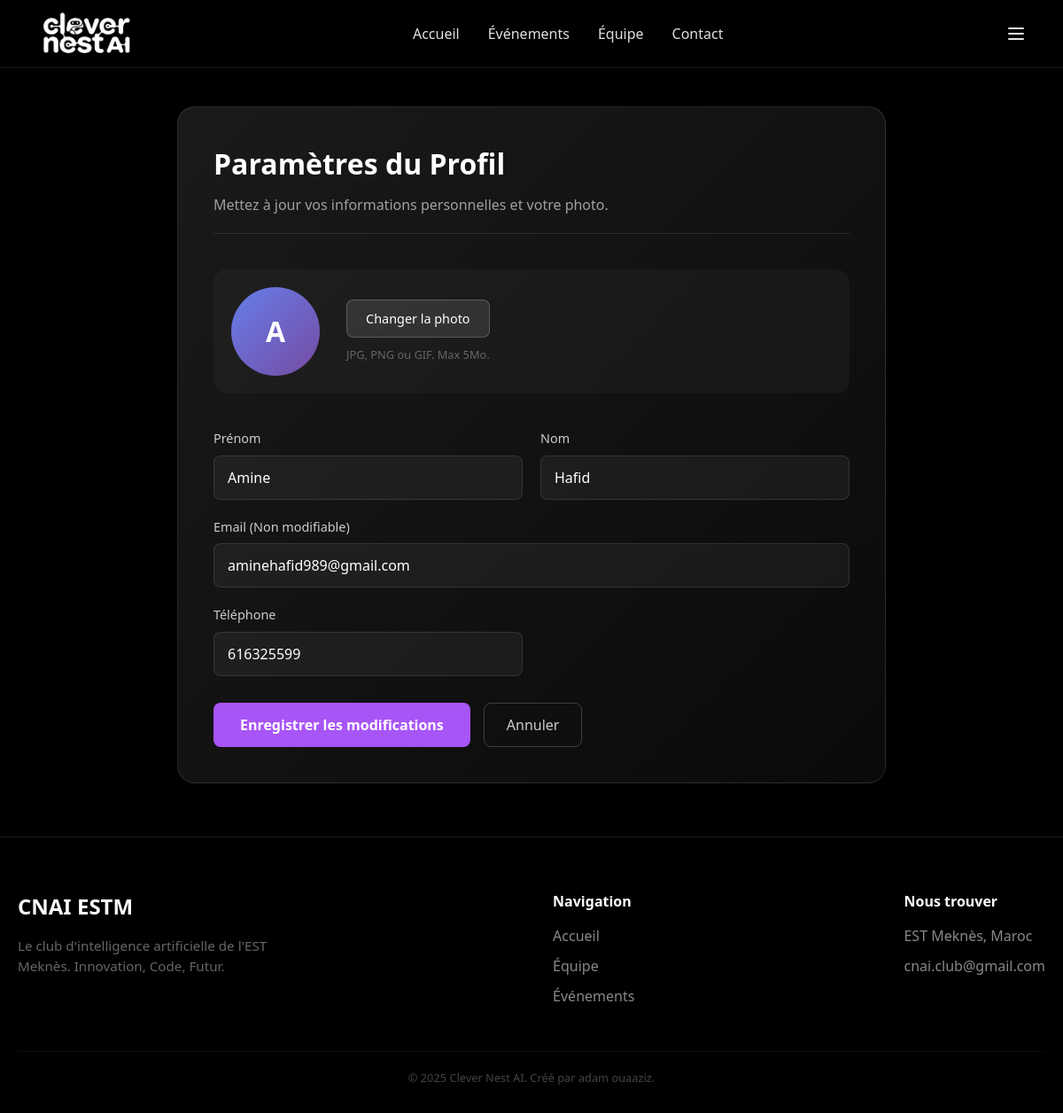
The page /settings/ (signed in) on the database its author committed.
### membres/models.py (models this page shows, shortened)
class Membres(models.Model):
    nom = models.CharField(max_length=100)
    prenom = models.CharField(max_length=100)
    email = models.EmailField(unique=True)
    code_MASSAR = models.CharField(max_length=20, unique=True)
    telephone = models.CharField(max_length=15, blank=True, null=True)
    filliere = models.CharField(max_length=100)
    login = models.CharField(max_length=50, unique=True)
    mot_de_passe = models.CharField(max_length=128)
    points = models.IntegerField(default=0)
    rang = models.CharField(max_length=50, blank=True, null=True)
    photo = models.ImageField(upload_to='photos/', blank=True, null=True)
    date_inscription = models.DateTimeField(auto_now_add=True)
    uuid_code = models.UUIDField(default=uuid.uuid4, unique=True, editable=False)
    class Meta:
        ordering = ['nom']
        verbose_name = "Membre"
        verbose_name_plural = "Membres"

### membres/views.py (the view)
# urls.py: path('settings/', views.settings, name='settings'),
def settings(request):
    if not require_login(request): return redirect('login')
    if request.user.is_authenticated:
        return render(request, 'membres/settings.html', {'is_admin': True})
    membre = Membres.objects.get(id=request.session['membre_id'])
    if request.method == 'POST':
        form = MembreSettingsForm(request.POST, request.FILES, instance=membre)
        if form.is_valid():
            nouveau_mdp = form.cleaned_data.get('nouveau_mot_de_passe')
            if nouveau_mdp: membre.mot_de_passe = nouveau_mdp
            form.save()
            messages.success(request, "✅ Informations mises à jour !")
            return redirect('settings')
        else:
            messages.error(request, "❌ Erreur mise à jour.")
    else:
        form = MembreSettingsForm(instance=membre)
    return render(request, 'membres/settings.html', {
        'form': form, 'membre': membre, 'is_member': get_is_member(request)
    })

### membres/forms.py (shortened to what this page needs)
class MembreSettingsForm(forms.ModelForm):
    nouveau_mot_de_passe = forms.CharField(
        required=False,
        widget=forms.PasswordInput(attrs={'placeholder': 'Laisser vide pour ne pas changer'}),
        label="Nouveau mot de passe"
    )
    class Meta:
        model = Membres
        fields = ['prenom', 'nom', 'email', 'telephone', 'photo']
        widgets = {
            'prenom': forms.TextInput(attrs={'placeholder': 'Votre prénom'}),
            'nom': forms.TextInput(attrs={'placeholder': 'Votre nom'}),
            'email': forms.EmailInput(attrs={'readonly': 'readonly'}), # Souvent on empêche de changer l'email
            'telephone': forms.TextInput(attrs={'placeholder': '06XXXXXXXX'}),
        }

### membres/views.py (called while the page is built)
def get_is_member(request):
    return request.user.is_authenticated or 'membre_id' in request.session

def require_login(request):
    if request.user.is_authenticated or 'membre_id' in request.session:
        return True
    return False

### membres/templates/membres/settings.html (shortened to what this page needs)
{% extends 'membres/base.html' %}
{% load static %}
{% block content %}
<div class="settings-container">
    <div class="settings-box animate-fade-up">
        <div class="settings-header">
            <h2>Paramètres du Profil</h2>
            <p>Mettez à jour vos informations personnelles et votre photo.</p>
        </div>
        <form method="POST" enctype="multipart/form-data">
            <div class="photo-upload-section">
                <div class="current-photo">
                    {% if membre.photo %}
                        <img src="{{ membre.photo.url }}" alt="Photo actuelle" id="photo-preview">
                    {% else %}
                        <div class="photo-placeholder" id="photo-placeholder">
                            {{ membre.prenom|first }}
                        </div>
                    {% endif %}
                </div>
                <div class="photo-actions">
                    <label for="id_photo" class="btn-upload">Changer la photo</label>
                    <p class="photo-help">JPG, PNG ou GIF. Max 5Mo.</p>
                </div>
            </div>
            <div class="form-grid">
                <div class="form-group">
                    <label>Prénom</label>
                    {{ form.prenom }}
                </div>
                <div class="form-group">
                    <label>Nom</label>
                    {{ form.nom }}
                </div>
                <div class="form-group full-width">
                    <label>Email (Non modifiable)</label>
                    {{ form.email }}
                </div>
                <div class="form-group">
                    <label>Téléphone</label>
                    {{ form.telephone }}
                </div>
            </div>
            <div class="form-actions">
                <button type="submit" class="btn-save">Enregistrer les modifications</button>
                <a href="{% url 'profile' %}" class="btn-cancel">Annuler</a>
            </div>
        </form>
    </div>
</div>
{% endblock %}

### membres/static/membres/css/hero.css (style rules this page uses)
.animate-fade-up { opacity: 0; animation: fadeInUp 1s ease-out forwards; }
.form-group { display: flex; flex-direction: column; gap: 0.5rem; }
.form-group label { color: #e0e0e0; font-size: 0.95rem; font-weight: 500; }
.form-group input { background: rgba(255, 255, 255, 0.05); border: 1px solid rgba(255, 255, 255, 0.1); padding: 0.75rem 1rem; border-radius: 0.5rem; color: white; font-size: 1rem; transition: all 0.3s ease; }
.settings-container { min-height: 100vh; padding: 120px 20px 60px 20px; background: #000; display: flex; justify-content: center; align-items: flex-start; }
.settings-box { width: 100%; max-width: 800px; background: linear-gradient(135deg, #1a1a1a 0%, #0a0a0a 100%); border: 1px solid rgba(255, 255, 255, 0.1); border-radius: 20px; padding: 40px; box-shadow: 0 20px 60px rgba(0, 0, 0, 0.5); }
.settings-header { margin-bottom: 40px; border-bottom: 1px solid rgba(255,255,255,0.1); padding-bottom: 20px; }
.settings-header h2 { color: white; font-size: 2rem; font-weight: 700; margin-bottom: 10px; }
.settings-header p { color: #a0a0a0; }
.photo-upload-section { display: flex; align-items: center; gap: 30px; margin-bottom: 40px; padding: 20px; background: rgba(255,255,255,0.03); border-radius: 15px; }
.photo-placeholder { width: 100px; height: 100px; border-radius: 50%; background: linear-gradient(135deg, #667eea 0%, #764ba2 100%); display: flex; justify-content: center; align-items: center; font-size: 2rem; font-weight: bold; color: white; }
.photo-actions { display: flex; flex-direction: column; gap: 10px; }
.btn-upload { display: inline-block; padding: 10px 20px; background: rgba(255, 255, 255, 0.1); border: 1px solid rgba(255, 255, 255, 0.2); color: white; border-radius: 8px; cursor: pointer; font-size: 0.9rem; text-align: center; transition: 0.3s; }
.photo-help { font-size: 0.8rem; color: #666; margin: 0; }
.form-grid { display: grid; grid-template-columns: 1fr 1fr; gap: 20px; margin-bottom: 30px; }
.full-width { grid-column: 1 / -1; }
.form-group { display: flex; flex-direction: column; gap: 8px; }
.form-group label { color: #ccc; font-size: 0.9rem; font-weight: 500; }
.form-group input { background: rgba(255, 255, 255, 0.05); border: 1px solid rgba(255, 255, 255, 0.1); padding: 12px 15px; border-radius: 8px; color: white; font-size: 1rem; transition: 0.3s; }
.form-actions { display: flex; gap: 15px; margin-top: 20px; }
.btn-save { background: #a855f7; color: white; border: none; padding: 12px 30px; border-radius: 8px; font-weight: 600; cursor: pointer; transition: 0.3s; }
.btn-cancel { background: transparent; border: 1px solid rgba(255,255,255,0.2); color: #ccc; padding: 12px 25px; border-radius: 8px; text-decoration: none; transition: 0.3s; display: flex; align-items: center; }

### membres/static/membres/css/navbar.css (style rules this page uses)
* { margin: 0; padding: 0; box-sizing: border-box; }

### membres/templates/membres/base.html (style rules this page uses)
body { background: radial-gradient(circle at top left, #1a1a2e, #000000 60%); min-height: 100vh; }

### rows shown on the page
Membres: prenom|first "A", prenom "Amine", nom "Hafid", email "aminehafid989@gmail.com", telephone "616325599"
